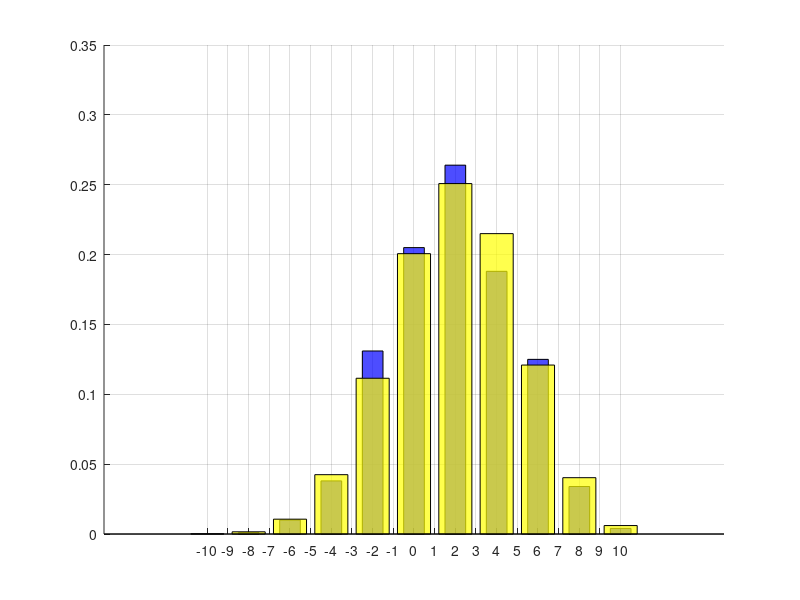

Here is the MATLAB script that generated this plot:
clf; grid on; hold on;
p = 0.6;
n = 10;
m = 1000;
x = binornd(n , p , 1 , m);
poz_fin = x-(n-x);
N = hist(poz_fin,-n:n);
bar(-n:n,N/m,'hist','FaceColor','b');
set(gca,'xtick',-n:n)
pasi_dr = 0:n;
bar(2*pasi_dr-n,binopdf(pasi_dr,n,p),'FaceColor','y');
#legend('probabilitatile estimate','probabilitatile teroretice');
set(findobj('type','patch'),'facealpha',0.7);
#xlim([-1 n+1]);
